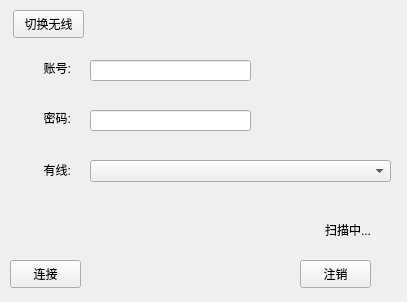
<?xml version="1.0" encoding="UTF-8"?>
<ui version="4.0">
 <class>NetConnectorCallerClass</class>
 <widget class="QWidget" name="NetConnectorCallerClass">
  <property name="geometry">
   <rect>
    <x>0</x>
    <y>0</y>
    <width>407</width>
    <height>302</height>
   </rect>
  </property>
  <property name="windowTitle">
   <string>NetConnectorCaller</string>
  </property>
  <widget class="QComboBox" name="comboBox_des">
   <property name="geometry">
    <rect>
     <x>90</x>
     <y>160</y>
     <width>301</width>
     <height>22</height>
    </rect>
   </property>
  </widget>
  <widget class="QLabel" name="label_des">
   <property name="geometry">
    <rect>
     <x>20</x>
     <y>162</y>
     <width>51</width>
     <height>16</height>
    </rect>
   </property>
   <property name="text">
    <string>有线:</string>
   </property>
   <property name="alignment">
    <set>Qt::AlignRight|Qt::AlignTrailing|Qt::AlignVCenter</set>
   </property>
  </widget>
  <widget class="QLabel" name="label_scan">
   <property name="geometry">
    <rect>
     <x>270</x>
     <y>220</y>
     <width>101</width>
     <height>20</height>
    </rect>
   </property>
   <property name="text">
    <string>扫描中...</string>
   </property>
   <property name="alignment">
    <set>Qt::AlignRight|Qt::AlignTrailing|Qt::AlignVCenter</set>
   </property>
  </widget>
  <widget class="QPushButton" name="pushButton_connect">
   <property name="geometry">
    <rect>
     <x>10</x>
     <y>260</y>
     <width>71</width>
     <height>28</height>
    </rect>
   </property>
   <property name="text">
    <string>连接</string>
   </property>
  </widget>
  <widget class="QPushButton" name="pushButton_switch">
   <property name="geometry">
    <rect>
     <x>13</x>
     <y>10</y>
     <width>71</width>
     <height>28</height>
    </rect>
   </property>
   <property name="text">
    <string>切换无线</string>
   </property>
  </widget>
  <widget class="QPushButton" name="pushButton_disconnect">
   <property name="geometry">
    <rect>
     <x>300</x>
     <y>260</y>
     <width>71</width>
     <height>28</height>
    </rect>
   </property>
   <property name="text">
    <string>注销</string>
   </property>
  </widget>
  <widget class="QLabel" name="label_des_2">
   <property name="geometry">
    <rect>
     <x>20</x>
     <y>60</y>
     <width>51</width>
     <height>16</height>
    </rect>
   </property>
   <property name="text">
    <string>账号:</string>
   </property>
   <property name="alignment">
    <set>Qt::AlignRight|Qt::AlignTrailing|Qt::AlignVCenter</set>
   </property>
  </widget>
  <widget class="QLabel" name="label_des_3">
   <property name="geometry">
    <rect>
     <x>20</x>
     <y>110</y>
     <width>51</width>
     <height>16</height>
    </rect>
   </property>
   <property name="text">
    <string>密码:</string>
   </property>
   <property name="alignment">
    <set>Qt::AlignRight|Qt::AlignTrailing|Qt::AlignVCenter</set>
   </property>
  </widget>
  <widget class="QLineEdit" name="lineEdit_username">
   <property name="geometry">
    <rect>
     <x>90</x>
     <y>60</y>
     <width>161</width>
     <height>21</height>
    </rect>
   </property>
   <property name="text">
    <string/>
   </property>
  </widget>
  <widget class="QLineEdit" name="lineEdit_password">
   <property name="geometry">
    <rect>
     <x>90</x>
     <y>110</y>
     <width>161</width>
     <height>21</height>
    </rect>
   </property>
   <property name="text">
    <string/>
   </property>
   <property name="echoMode">
    <enum>QLineEdit::PasswordEchoOnEdit</enum>
   </property>
  </widget>
 </widget>
 <layoutdefault spacing="6" margin="11"/>
 <resources>
  <include location="net_connector_caller.qrc"/>
 </resources>
 <connections/>
</ui>
